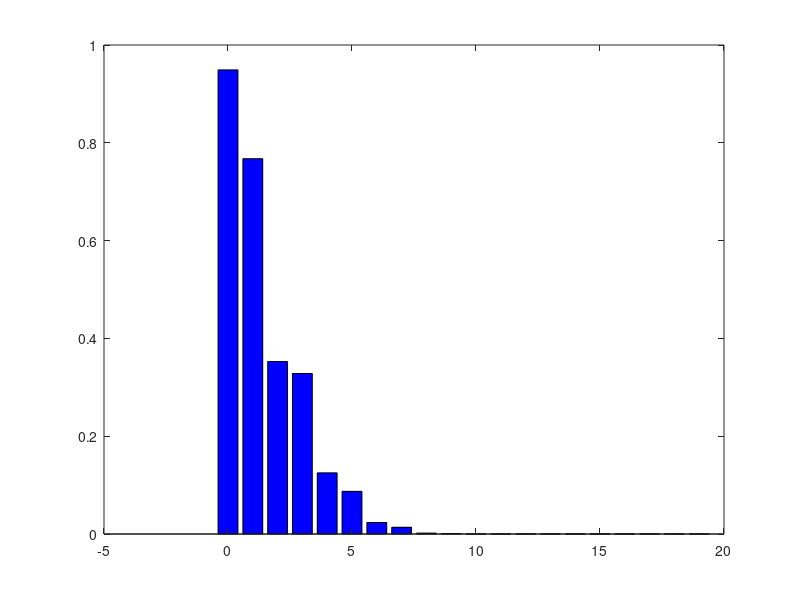

The MATLAB source for this figure:
clear variables;
clc;

p=rand(1,11);
x=linspace(-1,1,20);
y=polyval(p,x);
%plot(x,y,'r*');

for n=0:19
    p1=polyfit(x,y,n);
    y1=polyval(p1,x);

    Q(n+1)=mean(abs(y-y1));
    display(Q(n+1));
    
end

n=0:1:19;
bar(n,Q,'b');